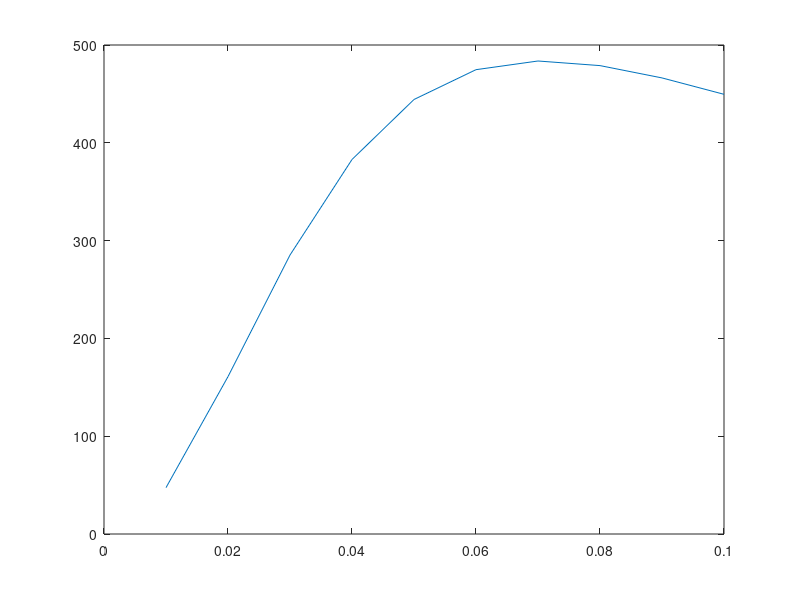

Write the MATLAB code that produced this figure.

n=100; % number of loops
R=0.05; % radius in meters
mu=4*pi*10e-7; %permeability in Tm/A
x=0.05; % distance along the axis from the center in meters
I=1; % current in A

R=(1:10)/100;

B=mu*n*I*R.^2./(2*(R.^2+x^2).^1.5)*10e4;
plot(R, B)